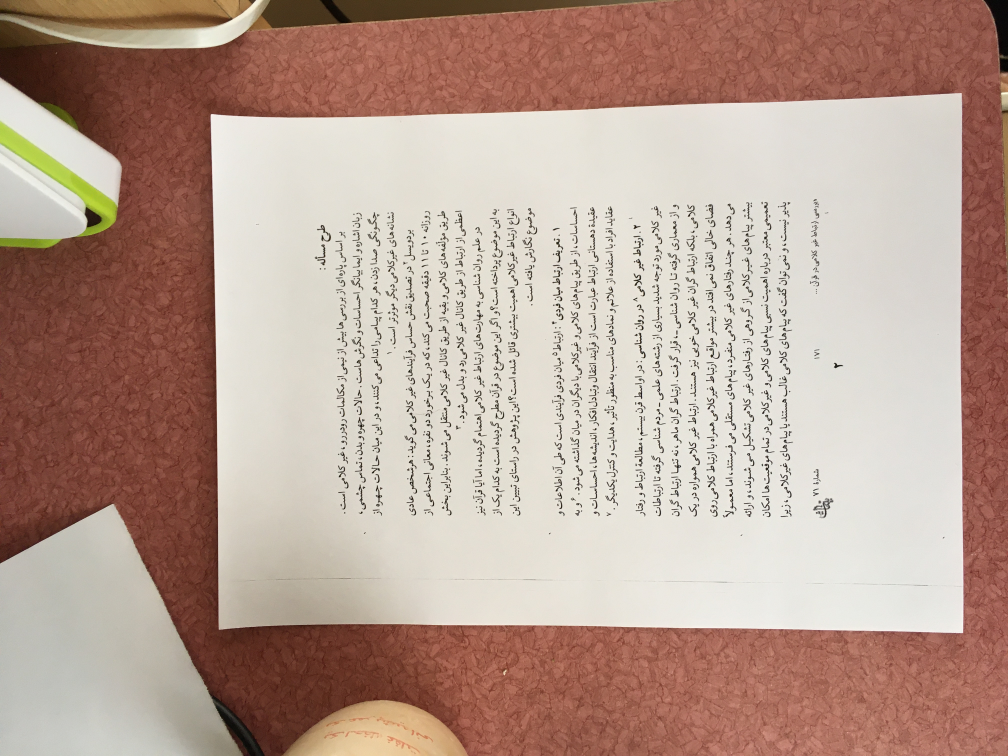
#> input picture Uploaded/Test3.JPG, 4032 x 3024 px (shown at 1/4 size)
$ python -i Scan.py   (imports and definitions only)   (older library calls are emulated)
#> lines starting #> are read from the running program, lines starting #| are printed output that depends on the picture; after the words box and inside, x2 and y2 are one past the last pixel; in counts of white or black regions, pixels touching at a corner belong together
### pages/ocr_utils.py
import numpy as np
import cv2
import matplotlib.pyplot as plt
from skimage.filters import threshold_local
from PIL import Image


def opencv_resize(image, ratio):
    width = int(image.shape[1] * ratio)
    height = int(image.shape[0] * ratio)
    dim = (width, height)
    return cv2.resize(image, dim, interpolation=cv2.INTER_AREA)


def plot_rgb(image):
    plt.figure(figsize=(16, 10))
    return plt.imshow(cv2.cvtColor(image, cv2.COLOR_BGR2RGB))


def plot_gray(image):
    plt.figure(figsize=(16, 10))
    return plt.imshow(image, cmap="Greys_r")


def bw_scanner(image):
    gray = cv2.cvtColor(image, cv2.COLOR_BGR2GRAY)
    T = threshold_local(gray, 21, offset=5, method="gaussian")
    return (gray > T).astype("uint8") * 255


def contour_to_rect(contour, resize_ratio):
    pts = contour.reshape(4, 2)
    rect = np.zeros((4, 2), dtype="float32")
    # top-left point has the smallest sum
    # bottom-right has the largest sum
    s = pts.sum(axis=1)
    rect[0] = pts[np.argmin(s)]
    rect[2] = pts[np.argmax(s)]
    # compute the difference between the points:
    # the top-right will have the minumum difference
    # the bottom-left will have the maximum difference
    diff = np.diff(pts, axis=1)
    rect[1] = pts[np.argmin(diff)]
    rect[3] = pts[np.argmax(diff)]
    return rect / resize_ratio


def wrap_perspective(img, rect):
    # unpack rectangle points: top left, top right, bottom right, bottom left
    (tl, tr, br, bl) = rect
    # compute the width of the new image
    widthA = np.sqrt(((br[0] - bl[0]) ** 2) + ((br[1] - bl[1]) ** 2))
    widthB = np.sqrt(((tr[0] - tl[0]) ** 2) + ((tr[1] - tl[1]) ** 2))
    # compute the height of the new image
    heightA = np.sqrt(((tr[0] - br[0]) ** 2) + ((tr[1] - br[1]) ** 2))
    heightB = np.sqrt(((tl[0] - bl[0]) ** 2) + ((tl[1] - bl[1]) ** 2))
    # take the maximum of the width and height values to reach
    # our final dimensions
    maxWidth = max(int(widthA), int(widthB))
    maxHeight = max(int(heightA), int(heightB))
    # destination points which will be used to map the screen to a "scanned" view
    dst = np.array(
        [[0, 0], [maxWidth - 1, 0], [maxWidth - 1, maxHeight - 1], [0, maxHeight - 1]],
        dtype="float32",
    )
    # calculate the perspective transform matrix
    M = cv2.getPerspectiveTransform(rect, dst)
    # warp the perspective to grab the screen
    return cv2.warpPerspective(img, M, (maxWidth, maxHeight))


# approximate the contour by a more primitive polygon shape
def approximate_contour(contour):
    peri = cv2.arcLength(contour, True)
    return cv2.approxPolyDP(contour, 0.032 * peri, True)


def get_receipt_contour(contours):
    # loop over the contours
    for c in contours:
        approx = approximate_contour(c)
        # if our approximated contour has four points, we can assume it is receipt's rectangle
        if len(approx) == 4:
            return approx

### pages/Scan.py
from cProfile import label
import streamlit as st
import pandas as pd
import numpy as np
from ocr_utils import *
import warnings
import os
from io import BytesIO


# [10 lines not run here, left out]

def scan(file_name):
#> called with file_name = '../Uploaded/Test3.JPG'
    img = Image.open(file_name)
#> img is the input picture: PIL image 4032x3024 RGB; mean R, G, B 184.4, 159.5, 147
    img.thumbnail((800, 800), Image.ANTIALIAS)
#> img: PIL image 800x600 RGB
    image = cv2.imread(file_name)
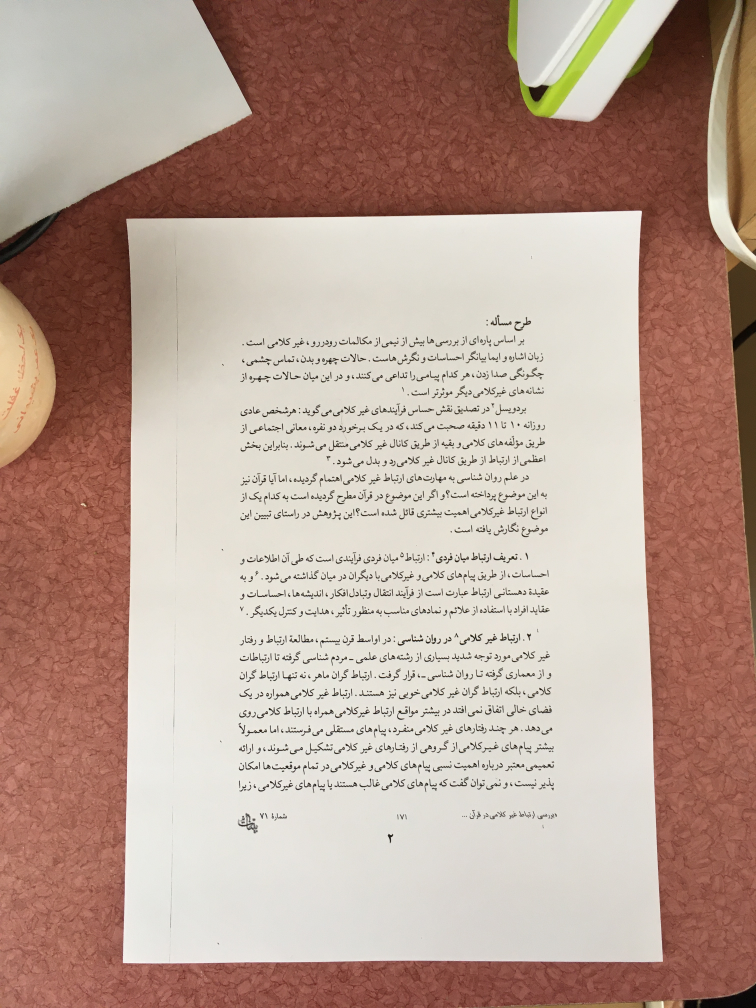
#> image: shape (4032, 3024, 3) (shown at 1/4 size); mean B, G, R 147, 159.5, 184.4
    resize_ratio = 500 / image.shape[0]
#> resize_ratio = 0.124
    original = image.copy()
    image = opencv_resize(image, resize_ratio)
    gray = cv2.cvtColor(image, cv2.COLOR_BGR2GRAY)
    blurred = cv2.GaussianBlur(gray, (5, 5), 0)
    rectKernel = cv2.getStructuringElement(cv2.MORPH_RECT, (9, 9))
    dilated = cv2.dilate(blurred, rectKernel)
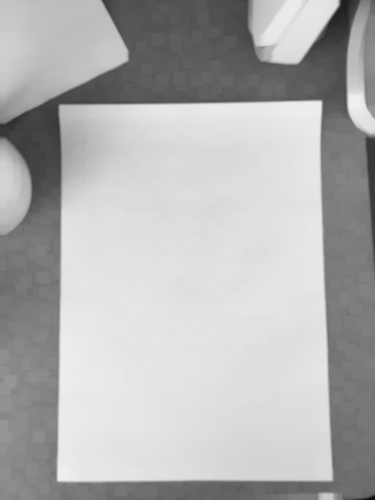
#> dilated: shape (500, 375); min 10, max 239, mean 178.3
    edged = cv2.Canny(dilated, 100, 200, apertureSize=3)
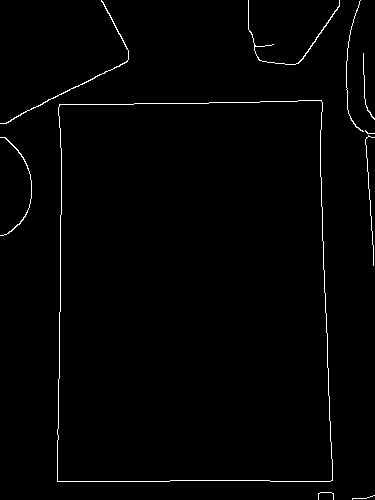
#> edged: shape (500, 375); 1.3% white in thin lines or dots
    contours, hierarchy = cv2.findContours(
        edged, cv2.RETR_TREE, cv2.CHAIN_APPROX_SIMPLE
    )
#> contours = 11 contours, 6 with area under 20; largest, box (x1, y1, x2, y2) and area: (57, 100, 333, 482) 100482, (57, 100, 333, 482) 100480, (0, 0, 129, 124) 78, (248, 0, 340, 65) 50, (0, 137, 32, 236) 41
    image_with_contours = cv2.drawContours(image.copy(), contours, -1, (0, 255, 0), 3)
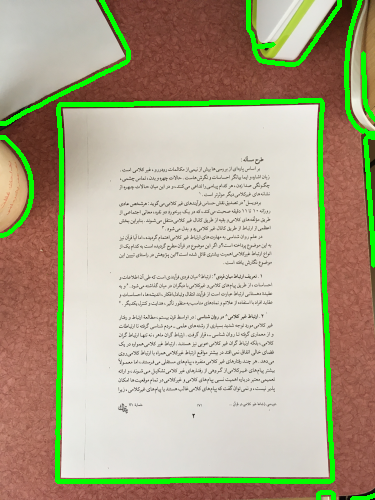
#> image_with_contours: shape (500, 375, 3); mean B, G, R 143.7, 170.3, 177.3
    largest_contours = sorted(contours, key=cv2.contourArea, reverse=True)[:10]
#> largest_contours = 10 contours, 5 with area under 20; largest, box (x1, y1, x2, y2) and area: (57, 100, 333, 482) 100482, (57, 100, 333, 482) 100480, (0, 0, 129, 124) 78, (248, 0, 340, 65) 50, (0, 137, 32, 236) 41
    image_with_largest_contours = cv2.drawContours(
        image.copy(), largest_contours, -1, (0, 255, 0), 3
    )
    receipt_contour = get_receipt_contour(largest_contours)
#> the loop in get_receipt_contour, `for c in contours:` made 1 pass
#> (peri in approximate_contour, approx) on pass 1: (1307.3, [[321, 100], [59, 104], [57, 481], [332, 480]])
#> receipt_contour = [[321, 100], [59, 104], [57, 481], [332, 480]]
    image_with_receipt_contour = cv2.drawContours(
        image.copy(), [receipt_contour], -1, (0, 255, 0), 2
    )
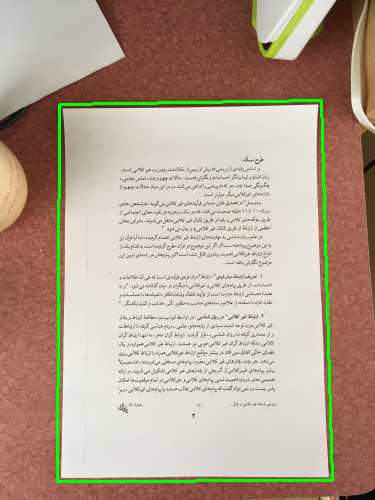
#> image_with_receipt_contour: shape (500, 375, 3); mean B, G, R 145.6, 163.1, 181.6
    scanned = wrap_perspective(
        original.copy(), contour_to_rect(receipt_contour, resize_ratio)
    )
#> in contour_to_rect, `s = pts.sum(axis=1)`: s = [421, 163, 538, 812]
#> in contour_to_rect, `diff = np.diff(pts, axis=1)`: diff = [-221, 45, 424, 148]
#> in wrap_perspective, `(tl, tr, br, bl) = rect`: tl = [475.8, 838.7]; tr = [2588.5, 806.4]; br = [2677.2, 3870.7]; bl = [459.6, 3878.8]
#> in wrap_perspective, `widthA = np.sqrt(((br[0] - bl[0]) ** 2) + ((br[1] - bl[1]) ** 2))`: widthA = 2217.6
#> in wrap_perspective, `widthB = np.sqrt(((tr[0] - tl[0]) ** 2) + ((tr[1] - tl[1]) ** 2))`: widthB = 2113
#> in wrap_perspective, `heightA = np.sqrt(((tr[0] - br[0]) ** 2) + ((tr[1] - br[1]) ** 2))`: heightA = 3065.6
#> in wrap_perspective, `heightB = np.sqrt(((tl[0] - bl[0]) ** 2) + ((tl[1] - bl[1]) ** 2))`: heightB = 3040.2
#> in wrap_perspective, `maxWidth = max(int(widthA), int(widthB))`: maxWidth = 2217
#> in wrap_perspective, `maxHeight = max(int(heightA), int(heightB))`: maxHeight = 3065
#> in wrap_perspective, `dst = np.array( [[0, 0], [maxWidth - 1, 0], [maxWidth - 1, maxHeight -..`: dst = [[0, 0], [2216, 0], [2216, 3064], [0, 3064]]
#> in wrap_perspective, `M = cv2.getPerspectiveTransform(rect, dst)`: M = [[1.07, 0.0057, -515.8], [0.0164, 1.07, -908.8], [4.14e-06, 1.65e-05, 1]]
    result = bw_scanner(scanned)
#> in bw_scanner, `gray = cv2.cvtColor(image, cv2.COLOR_BGR2GRAY)`:
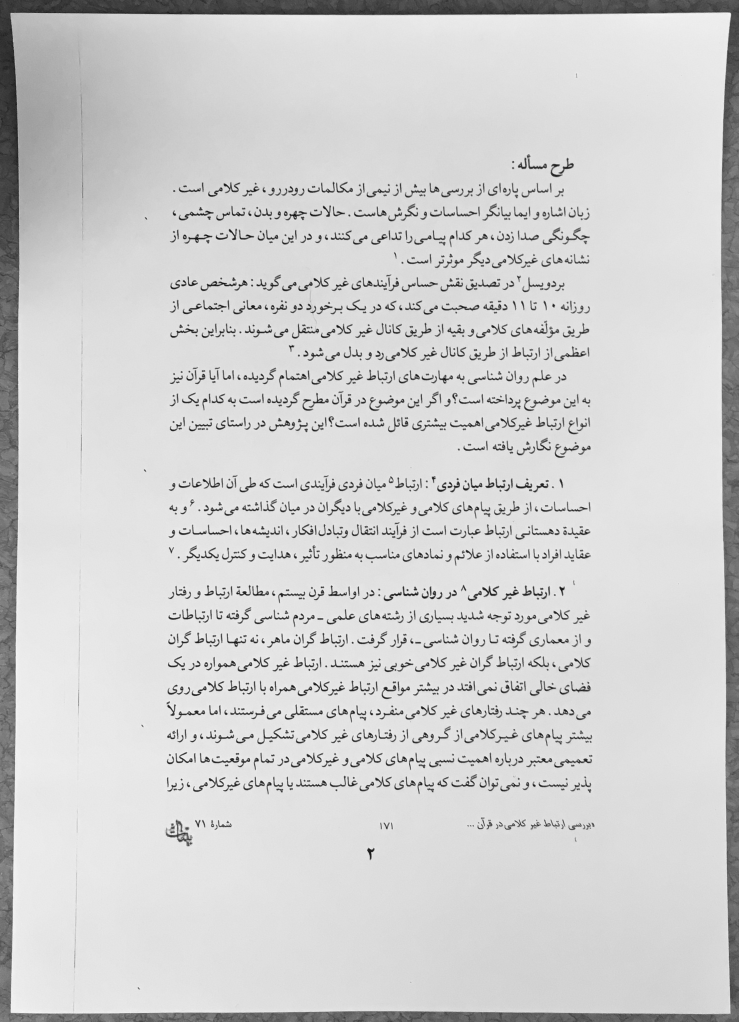
#> gray: shape (3065, 2217) (shown at 1/3 size); min 2, max 254, mean 208.3
#> in bw_scanner, `return (gray > T).astype("uint8") * 255`:
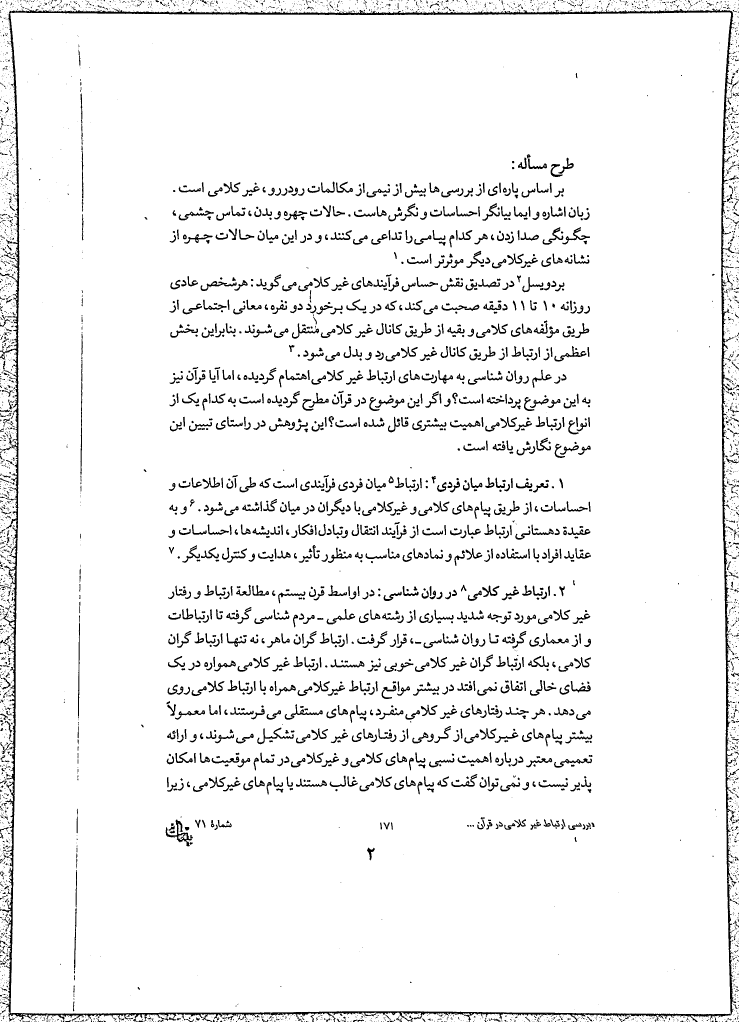
#> returned value: shape (3065, 2217) (shown at 1/3 size); 94.6% white; 5153 black regions (3332 under 20 px), largest, box (x1, y1, x2, y2) and area: (0, 25, 2217, 3065) 72574, (496, 2458, 576, 2539) 1353, (241, 1080, 248, 1425) 967
    return result

# [1 line that did not run here, left out]
# [23 lines not run here, left out]

                    # file_path = os.path.join(path, f"{content_file.name}.png")
                    # final_path = os.path.splitext(file_path)[0]
                    # output.save(final_path)

>>> result = scan('../Uploaded/Test3.JPG')
